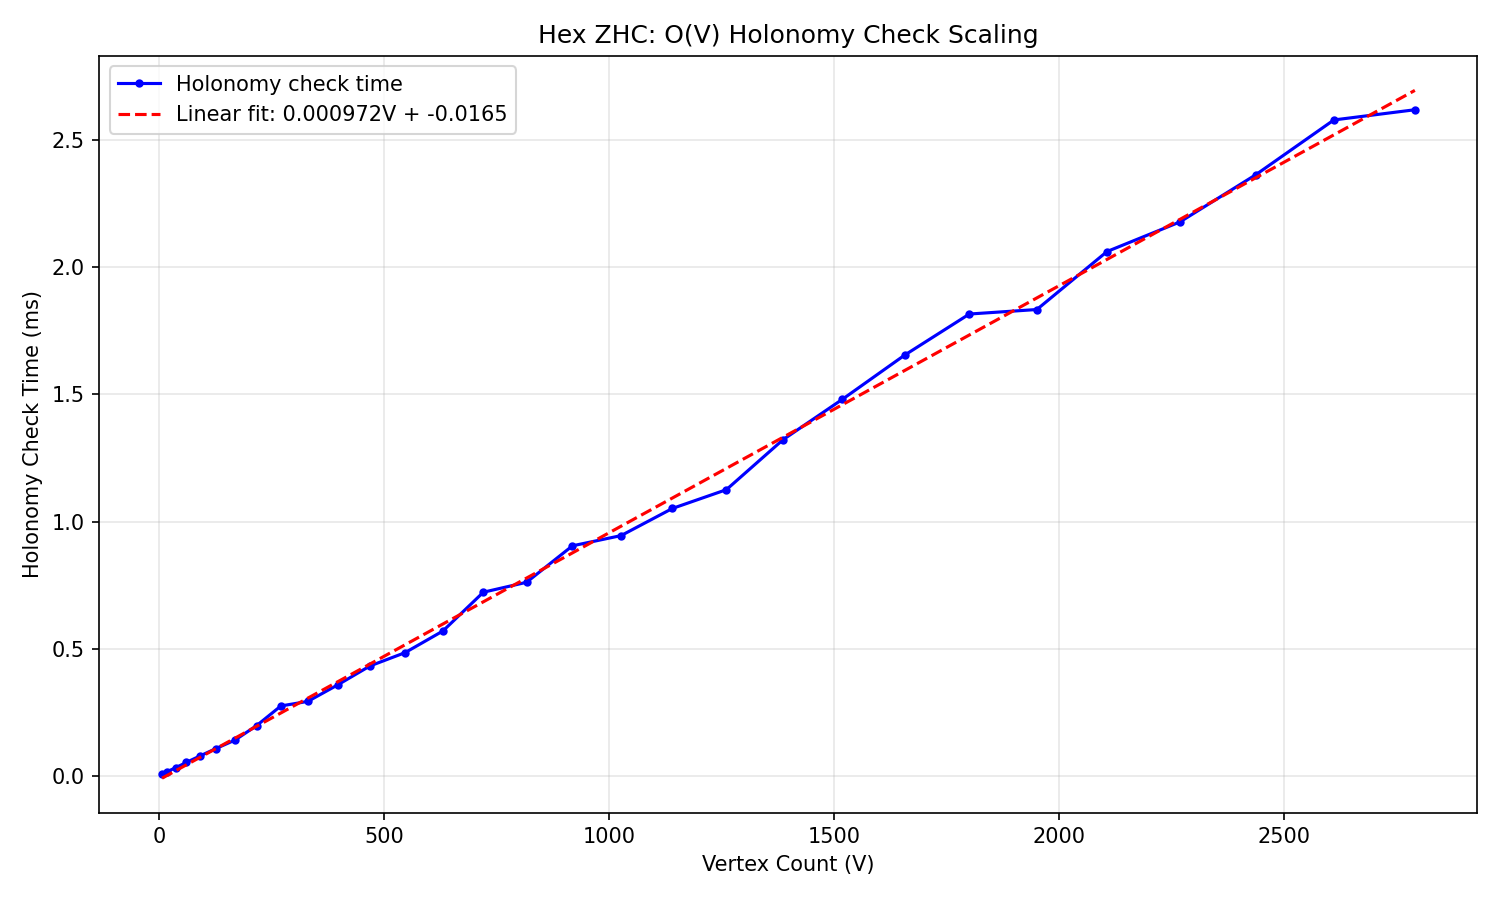

Source code (Python):
"""Benchmark hex graph operations: timing vs vertex count."""

import time
import sys

from hex_graph import HexGraph


def benchmark():
    print("=" * 70)
    print("BENCHMARK: Hex Graph Operations vs Size")
    print("=" * 70)
    print()
    print(f"{'Radius':>7} {'V':>7} {'E':>7} {'F':>7} "
          f"{'Build(ms)':>10} {'Holonomy(ms)':>13} {'V/time':>10}")
    print("-" * 70)

    results = []

    for r in range(1, 31):
        t0 = time.perf_counter()
        g = HexGraph(r)
        t1 = time.perf_counter()
        build_ms = (t1 - t0) * 1000

        valid = g.generate_valid_assignment()

        t2 = time.perf_counter()
        g.check_holonomy(valid)
        t3 = time.perf_counter()
        holo_ms = (t3 - t2) * 1000

        v = g.vertex_count()
        e = g.edge_count()
        f = g.face_count()
        v_per_ms = v / holo_ms if holo_ms > 0 else float('inf')

        results.append((r, v, e, f, build_ms, holo_ms, v_per_ms))
        print(f"{r:>7} {v:>7} {e:>7} {f:>7} "
              f"{build_ms:>10.3f} {holo_ms:>13.4f} {v_per_ms:>10.1f}")

    # Check linearity
    print()
    print("Linearity check (holonomy time / V should be roughly constant):")
    small = results[4]  # R=5
    large = results[24]  # R=25
    ratio_small = small[5] / small[1] if small[1] > 0 else 0
    ratio_large = large[5] / large[1] if large[1] > 0 else 0
    print(f"  R=5:  time/V = {ratio_small:.6f} ms/vertex")
    print(f"  R=25: time/V = {ratio_large:.6f} ms/vertex")
    print(f"  Ratio: {ratio_large / ratio_small:.2f}x (should be ~1.0 for O(V))")
    print()

    # Try to plot if matplotlib available
    try:
        import matplotlib
        matplotlib.use('Agg')
        import matplotlib.pyplot as plt

        vs = [r[1] for r in results]
        times = [r[5] for r in results]

        fig, ax = plt.subplots(figsize=(10, 6))
        ax.plot(vs, times, 'b-o', markersize=3, label='Holonomy check time')
        # Linear fit
        if len(vs) > 1:
            import numpy as np
            coeffs = np.polyfit(vs, times, 1)
            fit_line = np.poly1d(coeffs)
            ax.plot(vs, fit_line(vs), 'r--', label=f'Linear fit: {coeffs[0]:.6f}V + {coeffs[1]:.4f}')
        ax.set_xlabel('Vertex Count (V)')
        ax.set_ylabel('Holonomy Check Time (ms)')
        ax.set_title('Hex ZHC: O(V) Holonomy Check Scaling')
        ax.legend()
        ax.grid(True, alpha=0.3)
        plt.tight_layout()
        plt.savefig('/home/phoenix/.openclaw/workspace/research/hex-zhc/benchmark.png', dpi=150)
        print("Plot saved to benchmark.png")
    except ImportError:
        print("(matplotlib not available, skipping plot)")


if __name__ == "__main__":
    benchmark()
